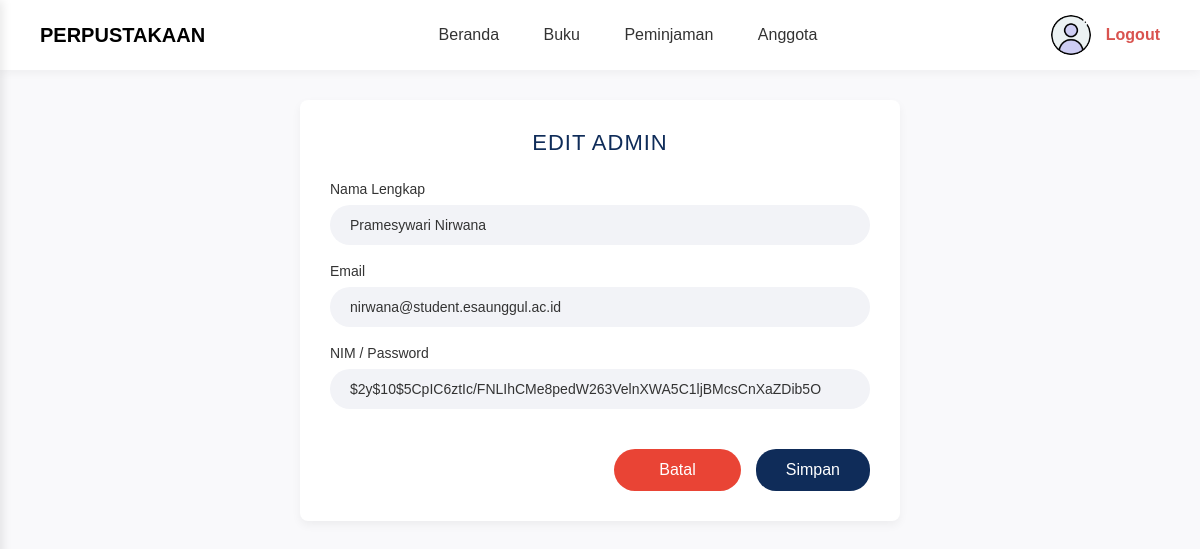
Screenshot of /admin/anggota_admin-edit.php?id=3 (signed in) with the database file from the repository.
### tables this page shows
CREATE TABLE `users` (
  `id_user` int(11) NOT NULL,
  `nama` varchar(255) NOT NULL,
  `email` varchar(255) NOT NULL,
  `password` varchar(255) NOT NULL,
  `role` enum('admin','user','','') NOT NULL,
  `otp` varchar(255) NOT NULL,
  `is_verified` tinyint(1) NOT NULL
);

### admin/anggota_admin-edit.php (the view, shortened to what this page needs)
<?php
require '../config/db.php';
$id = (int)$_GET['id'];
$query_admin = mysqli_query($conn, "SELECT * FROM users WHERE id_user = $id AND role = 'admin'");
$admin = mysqli_fetch_assoc($query_admin);
include '../includes/header.php';
?>
<div class="form-container">
    <h2 class="form-title">EDIT ADMIN</h2>
    <form action="" method="POST">
        <div class="form-group">
            <label for="nama">Nama Lengkap</label>
            <input type="text" id="nama" name="nama" class="form-control" value="<?= htmlspecialchars($admin['nama']); ?>" required>
        </div>
        <div class="form-group">
            <label for="email">Email</label>
            <input type="email" id="email" name="email" class="form-control" value="<?= htmlspecialchars($admin['email']); ?>" required>
        </div>
        <div class="form-group">
            <label for="password">NIM / Password</label>
            <input type="text" id="password" name="password" class="form-control" value="<?= htmlspecialchars($admin['password']); ?>" required>
        </div>
        <div class="form-actions">
            <a href="anggota.php" class="btn-secondary">Batal</a>
            <button type="submit" name="simpan" class="btn-primary">Simpan</button>
        </div>
    </form>
</div>
<?php include '../includes/footer.php'; ?>

### assets/css/style.css (style rules this page uses)
* { box-sizing: border-box; font-family: 'Poppins', Tahoma, Geneva, Verdana, sans-serif; }
body { display: flex; justify-content: center; align-items: center; min-height: 100vh; margin: 0; background-color: #ffffff; }
h2 { font-weight: 400; color: #a0a0a0; font-size: 18px; margin-top: 0; margin-bottom: 30px; }
.btn-primary { padding: 12px 45px; background-color: #0f2c59; color: #ffffff; border: none; border-radius: 30px; font-size: 16px; cursor: pointer; margin-top: 15px; transition: 0.3s; }
body.bg-light { display: block; min-height: auto; }
.bg-light { background-color: #f9f9fb; }
.form-container { max-width: 600px; margin: 0 auto 10px auto; background-color: #ffffff; padding: 30px; border-radius: 8px; box-shadow: 0 4px 10px rgba(0,0,0,0.05); }
.form-title { text-align: center; color: #0f2c59; margin-top: 0; margin-bottom: 25px; font-size: 22px; text-transform: uppercase; letter-spacing: 1px; }
.form-group { margin-bottom: 18px; }
.form-group label { display: block; margin-bottom: 8px; color: #333; font-weight: 500; font-size: 14px; }
.form-control { width: 100%; padding: 12px 20px; border: none; border-radius: 25px; background-color: #f2f3f7; font-size: 14px; color: #333; outline: none; }
.form-actions { display: flex; justify-content: flex-end; gap: 15px; margin-top: 25px; }
.btn-secondary { padding: 12px 45px; background-color: #e94435; color: white; border: none; border-radius: 30px; font-size: 16px; cursor: pointer; margin-top: 15px; transition: 0.3s; text-decoration: none; display: inline-block; }
.form-actions .btn-primary { padding: 10px 30px; border-radius: 20px; }

### rows the page displays
users: nama "Pramesywari Nirwana", email "nirwana@student.esaunggul.ac.id", password "$2y$10$5CpIC6ztIc/FNLIhCMe8pedW263VelnXWA5C1ljBMcsCnXaZDib5O"
